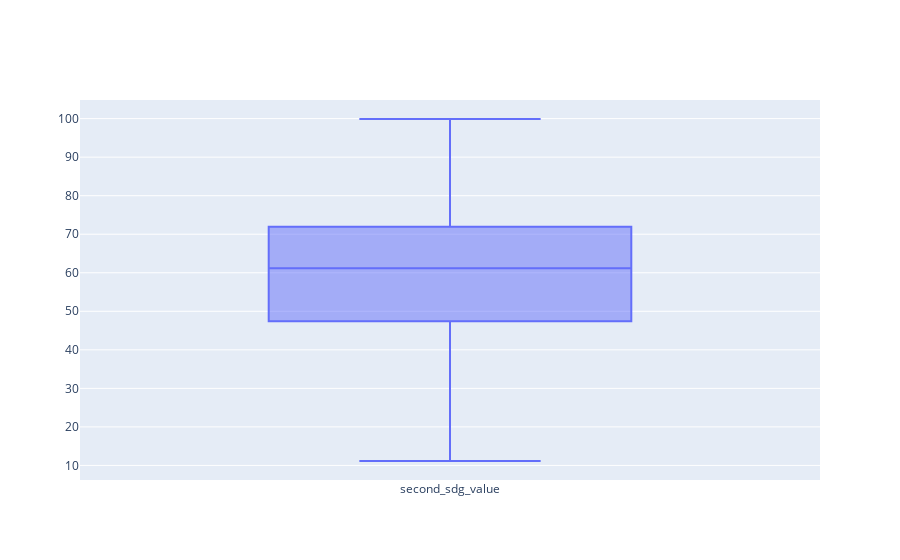
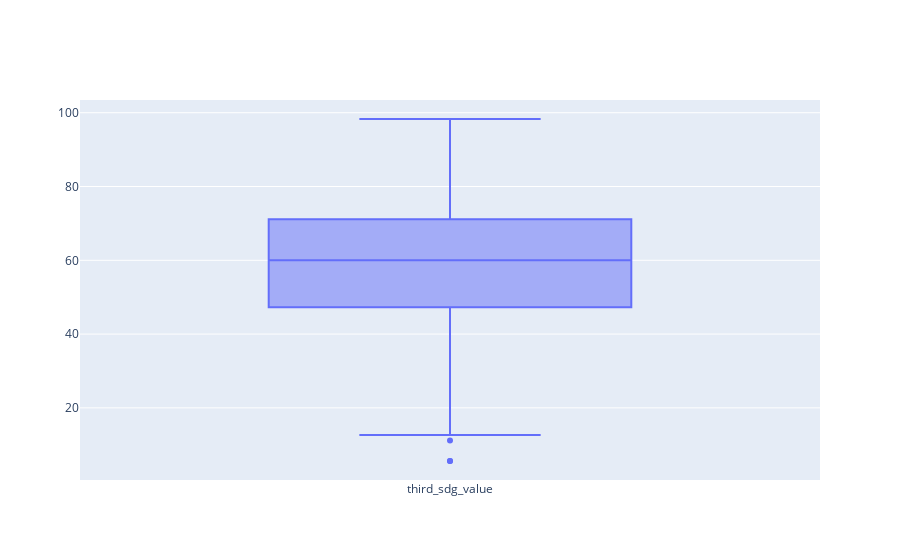
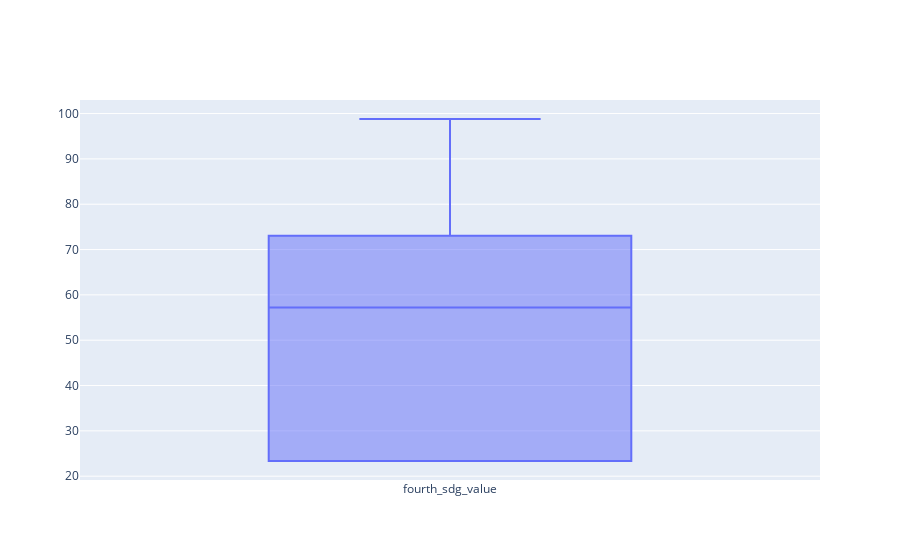
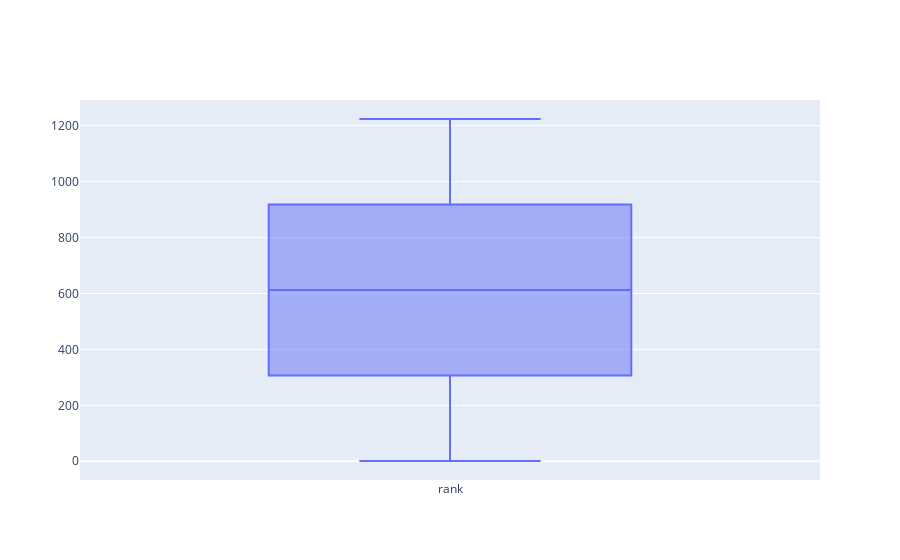

The cell these charts' notebook holds for them, in order:
### Markdown cell above
**How to remove Outliers?**
Most of the ways to deal with outliers are similar to the methods of missing values like deleting rows, transforming them, binning them, treat them as a separate group, imputing values and other statistical methods. Here, we will discuss the common techniques used to deal with outliers:

1. Deleting rows: We delete outlier values if it is due to data entry error, data processing error or outlier rows are very small in numbers. We can also use trimming at both ends to remove outliers.

2. Imputing: Like imputation of missing values, we can also impute outliers. We can use mean, median, mode imputation methods. Before imputing values, we should analyse if it is natural outlier or artificial. If it is artificial, we can go with imputing values. We can also use statistical model to predict values of outlier rows and after that we can impute it with predicted values.

3. Treat separately: If there are significant number of outliers, we should treat them separately in the statistical model. One of the approach is to treat both groups as two different groups and build individual model for both groups and then combine the output.

### Code cell
for col in ["second_sdg_value","third_sdg_value", "fourth_sdg_value", "rank", "location", "score"]:
    fig = plo.Figure(plo.Box(y=df[col], name=col))
    fig.show()

### Figure 1 — Plotly figure (JSON) as saved in the notebook; plotly's stock layout.template omitted (floating-point values rounded to 4 significant figures; data arrays with more than 128 entries replaced by an {"elided": "..."} marker saying what was removed)
{"data": [{"name": "second_sdg_value", "type": "box", "y": {"elided": "1224 float values"}}], "layout": {}}

### Figure 2 — Plotly figure (JSON) as saved in the notebook; plotly's stock layout.template omitted (floating-point values rounded to 4 significant figures; data arrays with more than 128 entries replaced by an {"elided": "..."} marker saying what was removed)
{"data": [{"name": "third_sdg_value", "type": "box", "y": {"elided": "1224 float values"}}], "layout": {}}

### Figure 3 — Plotly figure (JSON) as saved in the notebook; plotly's stock layout.template omitted (floating-point values rounded to 4 significant figures; data arrays with more than 128 entries replaced by an {"elided": "..."} marker saying what was removed)
{"data": [{"name": "fourth_sdg_value", "type": "box", "y": {"elided": "1224 float values"}}], "layout": {}}

### Figure 4 — Plotly figure (JSON) as saved in the notebook; plotly's stock layout.template omitted (floating-point values rounded to 4 significant figures; data arrays with more than 128 entries replaced by an {"elided": "..."} marker saying what was removed)
{"data": [{"name": "rank", "type": "box", "y": {"elided": "1224 int values"}}], "layout": {}}
